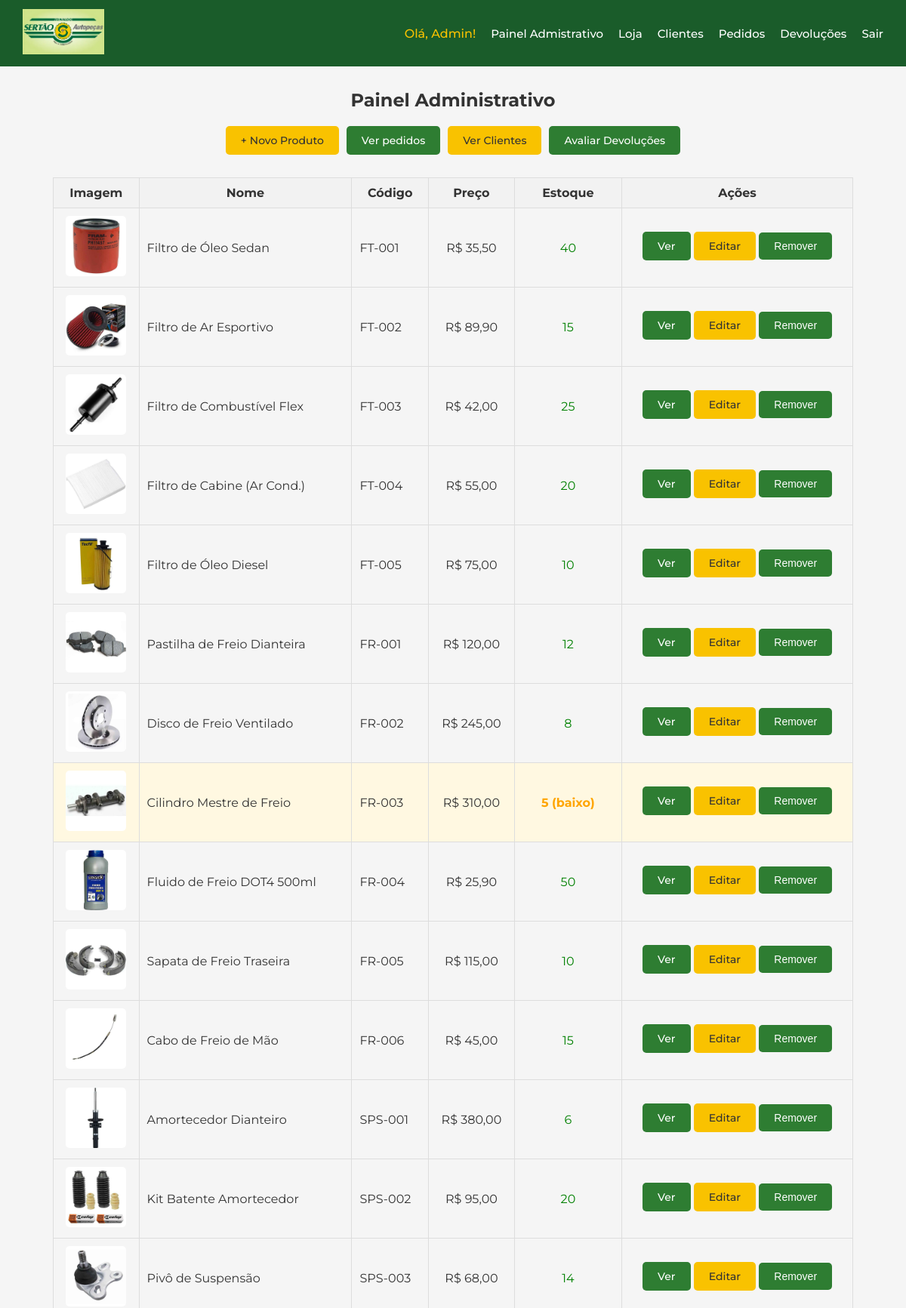
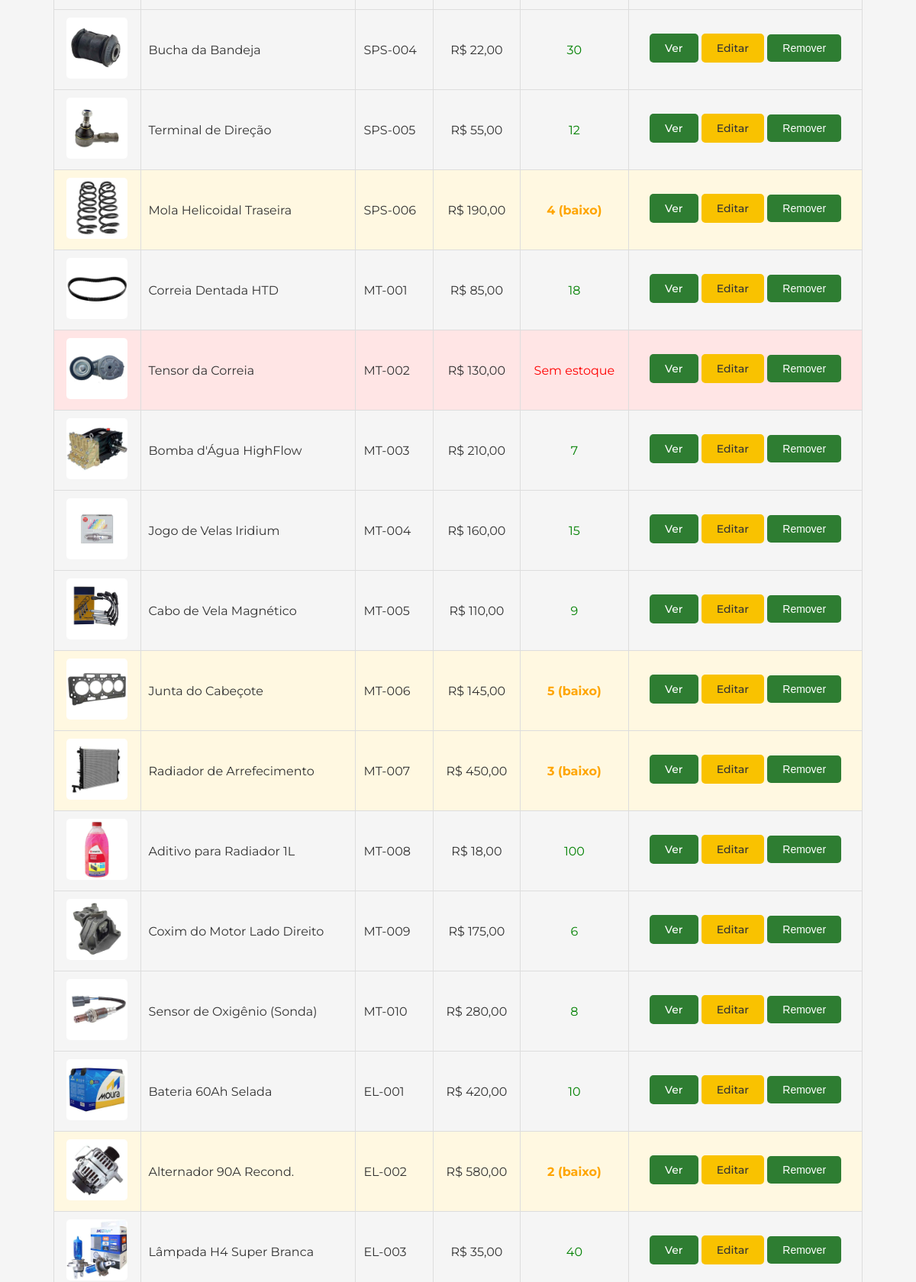
The app's page /admin (signed in, upper part) with its own data (2 pictures, top to bottom).
### app/models.py (models this page shows)
class Usuario(UserMixin, db.Model):
    id = db.Column(db.Integer, primary_key=True)
    nome = db.Column(db.String(100), nullable=False)
    email = db.Column(db.String(100), nullable=False, unique=True)
    senha = db.Column(db.String(100), nullable=False)
    perfil = db.Column(db.String(100), nullable=False)
    endereco = db.Column(db.String(200), nullable=True)
    cidade = db.Column(db.String(100), nullable=True)
    estado = db.Column(db.String(2), nullable=True)
    cep = db.Column(db.String(9), nullable=True)
    data_cadastro = db.Column(db.DateTime, default=agora_brasilia)
    pedidos = db.relationship('Pedido', back_populates='usuario')

class Produto(db.Model):
    id = db.Column(db.Integer, primary_key=True)
    nome = db.Column(db.String(100), nullable=False)
    codigo = db.Column(db.String(100), nullable=False, unique=True)
    categoria = db.Column(db.String(100), nullable=False)
    preco = db.Column(db.Float, nullable=False)
    quantidade = db.Column(db.Integer, nullable=False, default=0)
    imagem = db.Column(db.String(200), nullable=True, default='default.jpg')

### app/routes/admin.py (the view)
@admin.route('/admin')
@login_required
def painel_admin():
    if current_user.perfil != 'ADMIN':
        return redirect('/loja')
    produtos = Produto.query.all()
    return render_template('admin/inventario.html', produtos=produtos)

### app/models.py (called while the page is built)
@login_manager.user_loader
def load_user(user_id):
    return Usuario.query.get(int(user_id))

### app/templates/admin/inventario.html (shortened to what this page needs)
{% extends 'base.html' %}
{% block conteudo %}
<h2 style="text-align: center;">Painel Administrativo</h2>
<div style="margin-top: 20px; display: flex; justify-content: center; gap: 10px; flex-wrap: wrap;">
    <a href="/admin/produto/novo" class="btn btn-primary">
        + Novo Produto
    </a>
    <a href="/admin/pedidos" class="btn btn-secondary">
        Ver pedidos
    </a>
        <a href="/admin/clientes" class="btn btn-primary">
        Ver Clientes
    </a>
    <a href="/admin/devolucoes" class="btn btn-secondary">
        Avaliar Devoluções
    </a>
</div>
<table style="width: 100%; border-collapse: collapse; margin-top: 30px;">
    <thead>
        <tr style="background-color: #f2f2f2;">
            <th style="padding: 10px; border: 1px solid #ddd;">Imagem</th>
            <th style="padding: 10px; border: 1px solid #ddd;">Nome</th>
            <th style="padding: 10px; border: 1px solid #ddd;">Código</th>
            <th style="padding: 10px; border: 1px solid #ddd;">Preço</th>
            <th style="padding: 10px; border: 1px solid #ddd;">Estoque</th>
            <th style="padding: 10px; border: 1px solid #ddd;">Ações</th>
        </tr>
    </thead>
    <tbody>
    {% for produto in produtos %}
        <tr
            {% if produto.quantidade == 0 %}
                style="background-color: #ffe5e5;"
            {% elif produto.quantidade <= 5 %}
                 style="background-color: #fff8e1;"
            {% endif %}
            >
            <td style="padding: 10px; border: 1px solid #ddd; text-align: center;">
                {% if produto.imagem %}
                    <img src="/static/uploads/{{ produto.imagem }}"
                         style="width: 80px; height: 80px; object-fit: cover; border-radius: 5px;">
                {% else %}
                    <span>Sem imagem</span>
                {% endif %}
            </td>
            <td style="padding: 10px; border: 1px solid #ddd;">
                {{ produto.nome }}
            </td>
            <td style="padding: 10px; border: 1px solid #ddd;">
                {{ produto.codigo }}
            </td>
            <td style="padding: 10px; border: 1px solid #ddd; text-align: center;">
                R$ {{ produto.preco | moeda }}
            </td>
            <td style="padding: 10px; border: 1px solid #ddd; text-align: center;">
                {% if produto.quantidade > 0 %}
                    <span style="color: green;">
                        {% if produto.quantidade == 0 %}
                            <span style="color: red; font-weight: bold;">
                                Sem estoque
                            </span>
                        {% elif produto.quantidade <= 5 %}
                            <span style="color: orange; font-weight: bold;">
                                {{ produto.quantidade }} (baixo)
                            </span>
                        {% else %}
                            <span style="color: green;">
                                {{ produto.quantidade }}
                            </span>
                        {% endif %}
                    </span>
                {% else %}
                    <span style="color: red;">
                        Sem estoque
                    </span>
                {% endif %}
            </td>
            <td style="padding: 10px; border: 1px solid #ddd; text-align: center;">
                <a href="/produto/{{ produto.id }}"
                   class="btn btn-secondary"
                   style="margin-bottom: 5px; display: inline-block;">
                    Ver
                </a>
                <a href="/admin/produto/editar/{{ produto.id }}"
                   class="btn btn-primary"
                   style="margin-bottom: 5px; display: inline-block;">
                    Editar
                </a>
                <form action="/admin/produto/remover" method="POST" style="display: inline;">
                    <button type="submit" class="btn btn-secondary"
                            onclick="return confirm('Tem certeza que deseja remover este produto?')">
                        Remover
                    </button>
                </form>
            </td>
        </tr>
    {% endfor %}
    </tbody>
</table>
{% endblock %}

### app/templates/base.html (shortened to what this page needs)
<!DOCTYPE html>
<html lang="pt-BR">
<head>
</head>
<body>
<nav class="navbar">
    <a href="/loja">
        <img src="/static/logo.jpeg" alt="Sertão Autopeças">
    </a>
    <div class="navbar-links">
        {% if current_user.is_authenticated %}
            <span class="navbar-user">Olá, {{ current_user.nome }}!</span>
            {% if current_user.perfil == 'CLIENTE' %}
                <a href="/loja">Loja</a>
                <a href="/carrinho">Carrinho</a>
                <a href="/meus-pedidos">Meus Pedidos</a>
            {% else %}
                <a href="/admin">Painel Admistrativo</a>
                <a href="/">Loja</a>
                <a href="/admin/clientes">Clientes</a>
                <a href="/admin/pedidos">Pedidos</a>
                <a href="/admin/devolucoes">Devoluções</a>
            {% endif %}
            <a href="/logout">Sair</a>
        {% else %}
            <a href="/loja">Loja</a>
            <a href="/login">Login</a>
            <a href="/cadastro">Cadastre-se</a>
        {% endif %}
    </div>
</nav>
<div class="container">
    {% block conteudo %}{% endblock %}
</div>
</body>
</html>

### app/templates/base.html (style rules this page uses)
* { margin: 0; padding: 0; box-sizing: border-box; }
body { font-family: 'Montserrat', sans-serif; background-color: #f5f5f5; color: #333333; display: flex; flex-direction: column; min-height: 100vh; }
.navbar { background-color: #1a5c2a; padding: 12px 30px; display: flex; align-items: center; justify-content: space-between; }
.navbar img { height: 60px; }
.navbar-links { display: flex; align-items: center; gap: 20px; }
.navbar-links a { color: #ffffff; text-decoration: none; font-weight: 500; font-size: 15px; }
.navbar-user { color: #f9c200; font-weight: 500; }
.container { max-width: 1100px; width: 100%; margin: 30px auto; padding: 0 20px; flex: 1; }
.btn { display: inline-block; padding: 10px 20px; border: none; border-radius: 5px; cursor: pointer; font-size: 14px; font-weight: 500; text-decoration: none; }
.btn-primary { background-color: #f9c200; color: #333333; }
.btn-secondary { background-color: #2e7d32; color: white; }

### records on screen
Usuario: nome "Admin"
Produto: imagem (picture), nome "Filtro de Óleo Sedan", codigo "FT-001", preco|moeda "35,50", quantidade "40"
Produto: imagem (picture), nome "Filtro de Ar Esportivo", codigo "FT-002", preco|moeda "89,90", quantidade "15"
Produto: imagem (picture), nome "Filtro de Combustível Flex", codigo "FT-003", preco|moeda "42,00", quantidade "25"
Produto: imagem (picture), nome "Filtro de Cabine (Ar Cond.)", codigo "FT-004", preco|moeda "55,00", quantidade "20"
Produto: imagem (picture), nome "Filtro de Óleo Diesel", codigo "FT-005", preco|moeda "75,00", quantidade "10"
Produto: imagem (picture), nome "Pastilha de Freio Dianteira", codigo "FR-001", preco|moeda "120,00", quantidade "12"
Produto: imagem (picture), nome "Disco de Freio Ventilado", codigo "FR-002", preco|moeda "245,00", quantidade "8"
Produto: imagem (picture), nome "Cilindro Mestre de Freio", codigo "FR-003", preco|moeda "310,00", quantidade "5"
Produto: imagem (picture), nome "Fluido de Freio DOT4 500ml", codigo "FR-004", preco|moeda "25,90", quantidade "50"
Produto: imagem (picture), nome "Sapata de Freio Traseira", codigo "FR-005", preco|moeda "115,00", quantidade "10"
Produto: imagem (picture), nome "Cabo de Freio de Mão", codigo "FR-006", preco|moeda "45,00", quantidade "15"
Produto: imagem (picture), nome "Amortecedor Dianteiro", codigo "SPS-001", preco|moeda "380,00", quantidade "6"
Produto: imagem (picture), nome "Kit Batente Amortecedor", codigo "SPS-002", preco|moeda "95,00", quantidade "20"
Produto: imagem (picture), nome "Pivô de Suspensão", codigo "SPS-003", preco|moeda "68,00", quantidade "14"
Produto: imagem (picture), nome "Bucha da Bandeja", codigo "SPS-004", preco|moeda "22,00", quantidade "30"
Produto: imagem (picture), nome "Terminal de Direção", codigo "SPS-005", preco|moeda "55,00", quantidade "12"
Produto: imagem (picture), nome "Mola Helicoidal Traseira", codigo "SPS-006", preco|moeda "190,00", quantidade "4"
Produto: imagem (picture), nome "Correia Dentada HTD", codigo "MT-001", preco|moeda "85,00", quantidade "18"
Produto: imagem (picture), nome "Tensor da Correia", codigo "MT-002", preco|moeda "130,00", quantidade "Sem estoque"
Produto: imagem (picture), nome "Bomba d'Água HighFlow", codigo "MT-003", preco|moeda "210,00", quantidade "7"
Produto: imagem (picture), nome "Jogo de Velas Iridium", codigo "MT-004", preco|moeda "160,00", quantidade "15"
Produto: imagem (picture), nome "Cabo de Vela Magnético", codigo "MT-005", preco|moeda "110,00", quantidade "9"
Produto: imagem (picture), nome "Junta do Cabeçote", codigo "MT-006", preco|moeda "145,00", quantidade "5"
Produto: imagem (picture), nome "Radiador de Arrefecimento", codigo "MT-007", preco|moeda "450,00", quantidade "3"
Produto: imagem (picture), nome "Aditivo para Radiador 1L", codigo "MT-008", preco|moeda "18,00", quantidade "100"
Produto: imagem (picture), nome "Coxim do Motor Lado Direito", codigo "MT-009", preco|moeda "175,00", quantidade "6"
Produto: imagem (picture), nome "Sensor de Oxigênio (Sonda)", codigo "MT-010", preco|moeda "280,00", quantidade "8"
Produto: imagem (picture), nome "Bateria 60Ah Selada", codigo "EL-001", preco|moeda "420,00", quantidade "10"
Produto: imagem (picture), nome "Alternador 90A Recond.", codigo "EL-002", preco|moeda "580,00", quantidade "2"
Produto: imagem (picture), nome "Lâmpada H4 Super Branca", codigo "EL-003", preco|moeda "35,00", quantidade "40"
